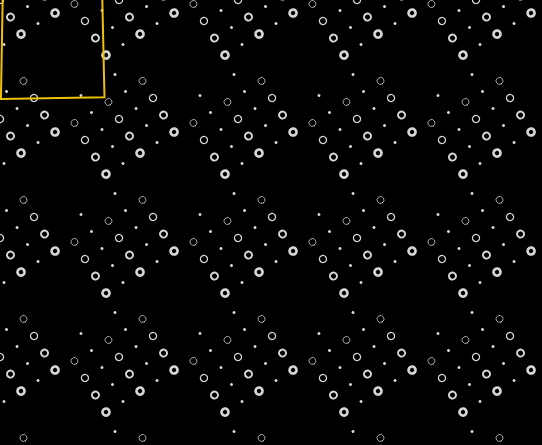
Frame 1 (no input)
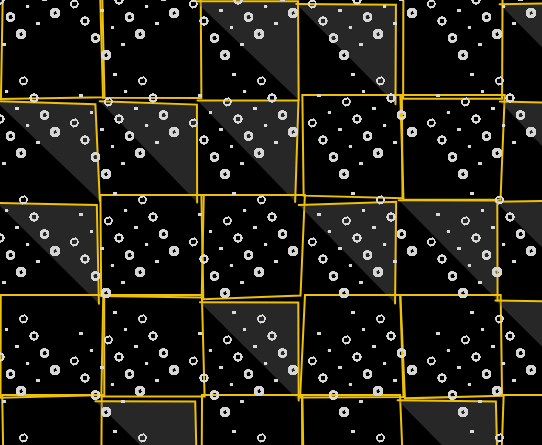
Frame 60 (no input)
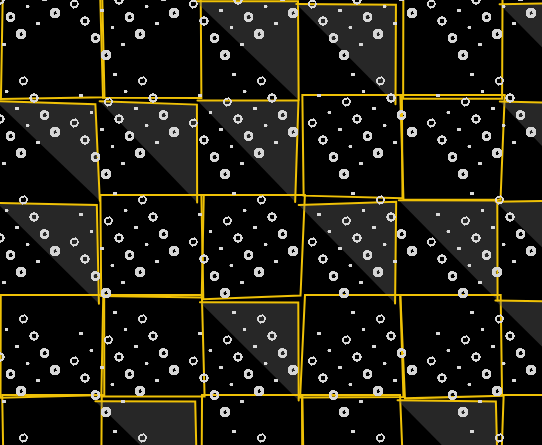
Frame 120 (the mouse pressed at the canvas centre since frame 60)

The p5.js sketch that drew these frames (run headless with seeded random() and noise() and a simulated clock; from frame 60 on, the mouse is pressed at the canvas centre):

// p5.js sketch
// ── sketch.js
let x = 0;
let y = 0;
let spacing = 100;
let gridPatts = [];

function setup() {
  createCanvas(542, 445);

  for (let x = 0; x < width; x += 119) {
    for (let y = 0; y < width; y += 119) {
      gridPatts.push(new GridPatt(x, y));
    }
  }

  background(0);
}

function draw() {

  gridPatts.forEach(p => {
    p.display();
  });

  sketchyGrid();
}

function sketchyGrid() {
  stroke(239, 193, 6);
  strokeWeight(2);

  if (random(1) < 0.5) {
    noFill()
    beginShape();
    vertex(x + random(0, 5), y - 5);
    vertex(x + random(0, 5), y + random(-5, 0) + spacing);
    vertex(x + random(0, 5) + spacing, y + random(-5, 0) + spacing);
    vertex(x + random(0, 5) + spacing, y - 5);
    endShape(CLOSE);
  } else {
    fill(100, 100)
    beginShape();
    vertex(x + random(-5, 0), y + random(0, 5));
    vertex(x + random(-5, 0) + spacing, y + random(0, 5));
    vertex(x + random(-5, 0) + spacing, y + random(0, 5) + spacing);
    endShape();
  }
  x = x + spacing;
  if (x > width) {
    x = 0;
    y += spacing;
  }
}



class GridPatt {
  constructor(_x, _y) {
    this.pos = {
      x: _x,
      y: _y
    }
    this.w = 100;
  }

  display() {
    push()
    translate(this.pos.x, this.pos.y)
    rotate(45);
    stroke(33, 10)
    if (floor(random(2)) === 1) {
      strokeWeight(2)
    } else {
      strokeWeight(1)
    }
    for (let i = 0; i < this.w; i += 20) {
      for (let j = 0; j < this.w; j += 20) {
        push();
        if (j % 40) {
          noStroke()
          fill(222 - j / 10);
          ellipse(i - 40, j - 40, 3);
        } else {
          stroke(222 - i / 10)
          strokeWeight(i / 30)
          noFill()
          ellipse(i - 40, j - 40, 7);
        }
        pop();
      }
    }
    pop()
  }
}
